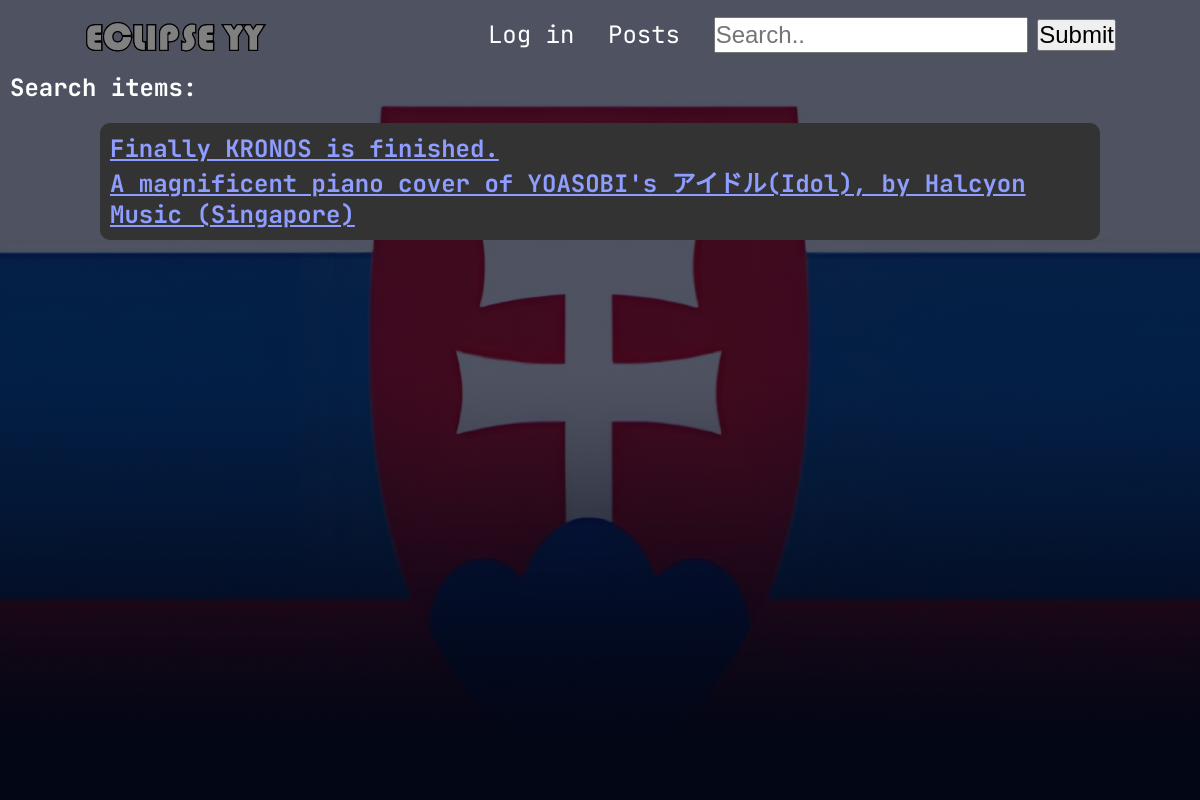
/find_flair/Others, run on the app's committed database.
### tables this page shows
CREATE TABLE "posts" (
	`post_number`	INTEGER PRIMARY KEY AUTOINCREMENT,
	`title`	TEXT,
	`description`	TEXT,
	`date`	INTEGER,
	`post_flair`	TEXT,
	`files`	TEXT,
	`thumbnail`	TEXT
);

### app.py (the view)
@app.route('/find_flair/<search_item>')
def find_flair(search_item):
    flairs = collect_flairs()
    connection = connect('database.db')
    post_info = [x for x in connection.execute('SELECT * FROM posts where post_flair = ?', (search_item,))][::-1]
    connection.close()
    return render_template('find_flair.html', indexes = post_info,
                            search_item = search_item,
                            flairs = flairs,
                            rank = session.get('rank'),
                            user = session.get('user_id'))

### app.py (called while the page is built)
def collect_flairs():
    connection = connect('database.db')
    statement = 'SELECT * FROM flairs'
    flairs = [x for x in connection.execute(statement)]
    connection.close()
    return flairs

### templates/find_flair.html (shortened to what this page needs)
<!DOCTYPE html>
<html>
<head>
    <link rel="stylesheet" href="{{url_for('static', filename = 'styles.css')}}">
    <link rel="stylesheet" href="https://cdn.jsdelivr.net/npm/@fortawesome/fontawesome-free@6.4.2/css/fontawesome.min.css">
    <link rel="stylesheet" href="./styles.css" >
    <link rel="stylesheet" type="text/css" href="{{url_for('static', filename = 'prism.css')}}">
</head>
<body>
    <section class="header">
        <nav>
            <a href = "{{url_for('root')}}" class = "Main_link">
                <img class = "Main_img" src="{{url_for('static', filename = 'Main_link.png')}}">
            </a>
            <div class="nav-links" id="navLinks">
                <ul>
                    {% if user != None %}
                    <li><a href = "{{url_for('logout')}}" class = "account">Log out</a></li>
                    {% else %}
                    <li><a href = "{{url_for('login')}}" class = "account">Log in</a></li>
                    {% endif %}
                    <li class="dropdown">
                        <button onclick="show_hide()" class="button">Posts</button>
                    </li>
                    <li>
                        <form action="{{url_for('find_post')}}" method = "POST" class = "search_box">
                            <input type="text" placeholder="Search.." class="search" name="search">
                            <input type="submit" class="submit_button">
                        </form>
                    </li>
                </ul>
            </div>
        </nav>
        <h1 class = "find_page">Search items: </h1>
        <div class = "show  ">
            {% if indexes != [] %}
                {% for items in indexes %}
                    <a href="{{url_for('show', Number = items[0])}}" class = "link"><h2>{{items[1]}}</h2></a>
                {% endfor %}
            {% else %}
                <h3>No such posts on {{search_item}}</h3>
            {% endif %}
        </div>
    </section>
</body>
</html>

### static/styles.css (style rules this page uses)
* { margin: 0; padding: 0; }
body { font-family: "JetBrains Mono", monospace; }
img { max-width: 700px; height: auto; }
a:link { color: rgb(142, 157, 255); background-color: transparent; text-decoration: none; text-decoration: underline; }
.header { min-height: 100vh; width: 100%; background-image: linear-gradient(rgba(4,9,30,0.7),rgba(4,9,30,0.7)),url("./bg.png"); background-position: center; background-size: cover; position: relative; background-attachment: fixed; }
nav { display: flex; padding: 2% 6%; justify-content: space-between; align-items: center; height: 3vh; }
nav img { position: relative; height: 5vh; width: 100%; float: left; }
.nav-links { flex: 1; text-align: right; }
.search { height: 4vh; font-size: 3vh; }
.submit_button { font-size: 3vh; }
.nav-links ul li { margin-left: 7px; margin-right: 7px; list-style: none; display: inline-block; padding: 0.28vh 0.42vw; position: relative; }
.nav-links ul li a { color: #fff; text-decoration: none; font-size: 3vh; }
.nav-links ul li::after { content: ''; width: 0%; height: 2px; background: #f44336; display: block; margin: auto; transition: 0.5s; }
.dropdown { text-decoration: none; display: none; position: relative; }
.button { border: none; color: white; background: none; font-family: 'JetBrains Mono', monospace; font-size: 3vh; }
div.show { border: 2px #333; background-color: #333; border-radius: 10px; color: wheat; padding: 10px; margin: 100px; margin-top: 20px; margin-bottom: 0px; }
h1.find_page { margin-left: 10px; color: white; }

### data on the page
posts: title "Finally KRONOS is finished."
posts: title "A magnificent piano cover of YOASOBI's アイドル(Idol), by Halcyon Music (Singapore)"
